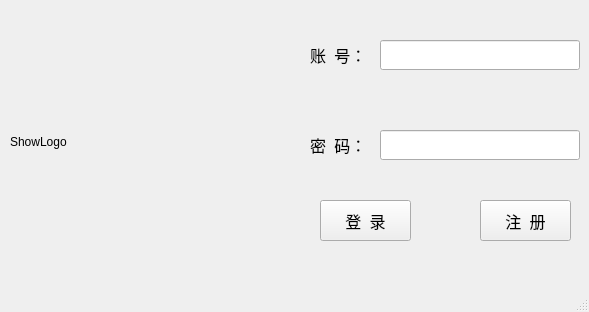
<?xml version="1.0" encoding="UTF-8"?>
<ui version="4.0">
 <class>MainWindow</class>
 <widget class="QMainWindow" name="MainWindow">
  <property name="geometry">
   <rect>
    <x>0</x>
    <y>0</y>
    <width>589</width>
    <height>312</height>
   </rect>
  </property>
  <property name="windowTitle">
   <string>MainWindow</string>
  </property>
  <widget class="QWidget" name="centralwidget">
   <widget class="QLabel" name="user_label">
    <property name="geometry">
     <rect>
      <x>310</x>
      <y>40</y>
      <width>71</width>
      <height>30</height>
     </rect>
    </property>
    <property name="font">
     <font>
      <family>楷体</family>
      <pointsize>12</pointsize>
      <weight>50</weight>
      <bold>false</bold>
     </font>
    </property>
    <property name="mouseTracking">
     <bool>true</bool>
    </property>
    <property name="text">
     <string>账  号：</string>
    </property>
   </widget>
   <widget class="QLineEdit" name="pwd_line">
    <property name="geometry">
     <rect>
      <x>380</x>
      <y>130</y>
      <width>200</width>
      <height>30</height>
     </rect>
    </property>
   </widget>
   <widget class="QPushButton" name="login_button">
    <property name="geometry">
     <rect>
      <x>320</x>
      <y>200</y>
      <width>91</width>
      <height>41</height>
     </rect>
    </property>
    <property name="font">
     <font>
      <family>楷体</family>
      <pointsize>12</pointsize>
     </font>
    </property>
    <property name="text">
     <string>登  录</string>
    </property>
   </widget>
   <widget class="QPushButton" name="signin_button">
    <property name="geometry">
     <rect>
      <x>480</x>
      <y>200</y>
      <width>91</width>
      <height>41</height>
     </rect>
    </property>
    <property name="font">
     <font>
      <family>楷体</family>
      <pointsize>12</pointsize>
     </font>
    </property>
    <property name="text">
     <string>注  册</string>
    </property>
   </widget>
   <widget class="QLabel" name="Logo_label">
    <property name="geometry">
     <rect>
      <x>10</x>
      <y>40</y>
      <width>301</width>
      <height>203</height>
     </rect>
    </property>
    <property name="text">
     <string>ShowLogo</string>
    </property>
   </widget>
   <widget class="QLineEdit" name="user_line">
    <property name="geometry">
     <rect>
      <x>380</x>
      <y>40</y>
      <width>200</width>
      <height>30</height>
     </rect>
    </property>
   </widget>
   <widget class="QLabel" name="pwd_label">
    <property name="geometry">
     <rect>
      <x>310</x>
      <y>130</y>
      <width>71</width>
      <height>30</height>
     </rect>
    </property>
    <property name="font">
     <font>
      <family>楷体</family>
      <pointsize>12</pointsize>
     </font>
    </property>
    <property name="text">
     <string>密  码：</string>
    </property>
   </widget>
  </widget>
  <widget class="QMenuBar" name="menubar">
   <property name="geometry">
    <rect>
     <x>0</x>
     <y>0</y>
     <width>589</width>
     <height>26</height>
    </rect>
   </property>
  </widget>
  <widget class="QStatusBar" name="statusbar"/>
 </widget>
 <resources/>
 <connections/>
</ui>
